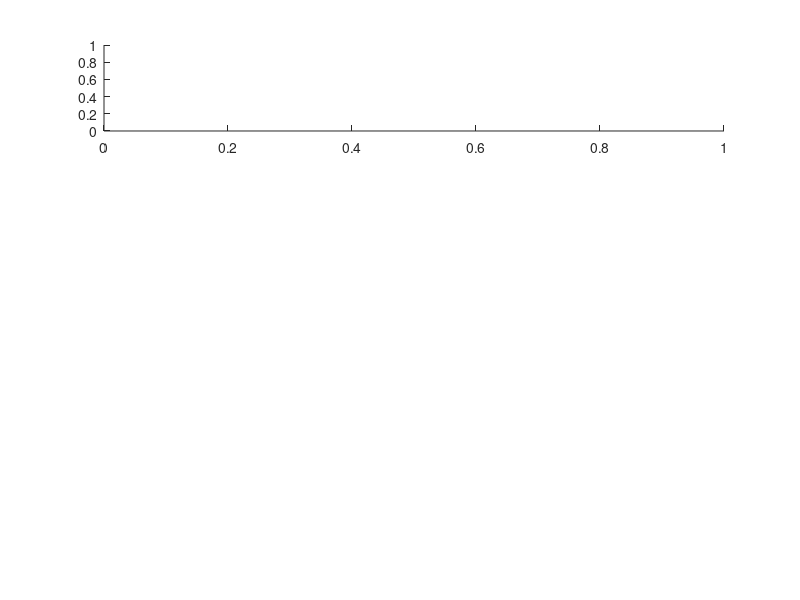

Here is the MATLAB script that generated this plot: (Note: this script raises an error after producing the figure.)
clear all; close all; clc;
k = 75; % heuristic filter window size
%% EXPERIMENT 4
load('2017-11-22-11-25-20'); % misses 10th stride
expIndex = 4; nGT = 18; % actual number of strides
figure(expIndex); clf; set(gcf, 'position', [565 165 842 545]);
subplot(4,1,1); % OPTIMAL DETECTOR (RAW DATA)
[zv, n, strideIndex] = heuristic_zv_filter_and_stride_detector(zv_shoe_opt, 1);
fprintf(sprintf('There are %i strides detected by (filtered) SHOE ZV detector in experiment %i.\n', n, expIndex));
plot(ts, zv_shoe_opt, 'LineWidth', 1.5, 'Color', 'k'); hold on;
plot(ts(strideIndex), zv(strideIndex), 'ko', 'LineWidth', 1.1, 'MarkerSize', 8, 'MarkerFaceColor', 'r');
grid on; set(gca, 'GridLineStyle', '--'); axis tight;
set(gca, 'position', [0.0437    0.77    0.948    0.17]);
h = legend('ZV labels', 'strides'); set(h, 'FontSize', 12, 'location', 'southeast');
set(gca, 'YTick', [0,1], 'YTickLabel', {'0','1'}); 
set(gca, 'XTickLabel', {'','','','','',''}); set(gca, 'FontSize', 12);
ylabel('ZV labels', 'FontSize', 12, 'FontWeight', 'normal');
titleText = sprintf('Optimal ZUPT Detector (SHOE) - %i/%i strides detected', n, nGT);
h = title(titleText); set(h, 'position', [13.3280 1.0985 0]);

subplot(4,1,2); % OPTIMAL DETECTOR (FILTERED DATA)
[zv_shoe_opt_filtered, n, strideIndex] = heuristic_zv_filter_and_stride_detector(zv_shoe_opt, k);
fprintf(sprintf('There are %i strides detected by (filtered) SHOE ZV detector in experiment %i.\n', n, expIndex));
plot(ts, zv_shoe_opt_filtered, 'LineWidth', 1.5, 'Color', 'k'); hold on;
plot(ts(strideIndex), zv_shoe_opt_filtered(strideIndex), 'ko', 'LineWidth', 1.1, 'MarkerSize', 8, 'MarkerFaceColor', 'r');
grid on; set(gca, 'GridLineStyle', '--'); axis tight;
set(gca, 'position', [0.0437    0.54    0.948    0.17]);
h = legend('ZV labels', 'strides'); set(h, 'FontSize', 12, 'location', 'southeast');
set(gca, 'YTick', [0,1], 'YTickLabel', {'0','1'});
set(gca, 'XTickLabel', {'','','','','',''}); set(gca, 'FontSize', 12);
ylabel('ZV labels', 'FontSize', 12, 'FontWeight', 'normal');
titleText = sprintf('ZUPT Detector (SHOE filtered) - %i/%i strides detected', n, nGT);
h = title(titleText); set(h, 'position', [13.3280 1.0985 0]);

subplot(4,1,3); % SUPPLEMENTARY DETECTOR (FILTERED DATA)
[zv, n, strideIndex] = heuristic_zv_filter_and_stride_detector(zv_vicon_opt, k);
fprintf(sprintf('There are %i strides detected by (filtered) VICON ZV detector in experiment %i.\n', n, expIndex));
plot(ts, zv, 'LineWidth', 1.5, 'Color', 'k');
hold on;
plot(ts(strideIndex), zv(strideIndex), 'ko', 'LineWidth', 1.1, 'MarkerSize', 8, 'MarkerFaceColor', 'r');
grid on; set(gca, 'GridLineStyle', '--'); axis tight;
set(gca, 'position', [0.0437    0.31    0.948    0.17]);
h = legend('ZV labels', 'strides'); set(h, 'FontSize', 12, 'location', 'southeast');
set(gca, 'YTick', [0,1], 'YTickLabel', {'0','1'}); set(gca, 'FontSize', 12);
set(gca, 'XTickLabel', {'','','','','',''}); set(gca, 'FontSize', 12);
ylabel('ZV labels', 'FontSize', 12, 'FontWeight', 'normal');
titleText = sprintf('Supplementary ZUPT Detector (VICON filtered) - %i/%i strides detected', n, nGT);
h = title(titleText); set(h, 'position', [13.3280 1.0985 0]);

subplot(4,1,4); % COMBINED DETECTOR
tolerance = 1e-4;  % Define a small tolerance
indexStart = find(abs(ts-14.005) < tolerance);
indexEnd = find(abs(ts-14.0701) < tolerance);
T = 0;
zv = zv_shoe_opt_filtered; zv(indexStart-T:indexEnd+T) = 1;
[zv, n, strideIndex] = heuristic_zv_filter_and_stride_detector(zv, 1);
fprintf(sprintf('There are %i strides detected by combined ZV detector in experiment %i.\n', n, expIndex));
plot(ts, zv, 'LineWidth', 1.5, 'Color', 'k');
hold on;
plot(ts(strideIndex), zv(strideIndex), 'ko', 'LineWidth', 1.1, 'MarkerSize', 8, 'MarkerFaceColor', 'r');
grid on; set(gca, 'GridLineStyle', '--'); axis tight;
set(gca, 'position', [0.0437    0.08    0.948    0.17]);
h = legend('ZV labels', 'strides'); set(h, 'FontSize', 12, 'location', 'southeast');
set(gca, 'YTick', [0,1], 'YTickLabel', {'0','1'}); set(gca, 'FontSize', 12);
ylabel('ZV labels', 'FontSize', 12, 'FontWeight', 'normal');
titleText = sprintf('Combined ZUPT Detector - %i/%i strides detected', n, nGT);
h = title(titleText); set(h, 'position', [13.3280 1.0985 0]);
h = xlabel('Time [s]', 'FontSize', 14); set(h, 'Position', [13.2921   -0.1649   -1.0000]);
print(sprintf('-f%i', expIndex),sprintf('experiment%i_ZUPT_detectors_strides', expIndex),'-dpng','-r800');
%% EXPERIMENT 6
load('2017-11-22-11-26-46'); % misses 9th stride
expIndex = 6; nGT = 24; % actual number of strides
figure(expIndex); clf; set(gcf, 'position', [565 165 842 545]);
subplot(4,1,1); % OPTIMAL DETECTOR (RAW DATA)
[zv, n, strideIndex] = heuristic_zv_filter_and_stride_detector(zv_ared_opt, 1);
fprintf(sprintf('There are %i strides detected by (filtered) ARED ZV detector in experiment %i.\n', n, expIndex));
plot(ts, zv_ared_opt, 'LineWidth', 1.5, 'Color', 'k'); hold on;
plot(ts(strideIndex), zv(strideIndex), 'ko', 'LineWidth', 1.1, 'MarkerSize', 8, 'MarkerFaceColor', 'r');
grid on; set(gca, 'GridLineStyle', '--'); axis tight;
set(gca, 'position', [0.0437    0.77    0.948    0.17]);
h = legend('ZV labels', 'strides'); set(h, 'FontSize', 12, 'location', 'southeast');
set(gca, 'YTick', [0,1], 'YTickLabel', {'0','1'}); 
set(gca, 'XTickLabel', {'','','','','',''}); set(gca, 'FontSize', 12);
ylabel('ZV labels', 'FontSize', 12, 'FontWeight', 'normal');
titleText = sprintf('Optimal ZUPT Detector (ARED) - %i/%i strides detected', n, nGT);
h = title(titleText); set(h, 'position', [13.3280 1.0985 0]);

subplot(4,1,2); % OPTIMAL DETECTOR (FILTERED DATA)
[zv_ared_opt_filtered, n, strideIndex] = heuristic_zv_filter_and_stride_detector(zv_ared_opt, k);
fprintf(sprintf('There are %i strides detected by (filtered) ARED ZV detector in experiment %i.\n', n, expIndex));
plot(ts, zv_ared_opt_filtered, 'LineWidth', 1.5, 'Color', 'k'); hold on;
plot(ts(strideIndex), zv_ared_opt_filtered(strideIndex), 'ko', 'LineWidth', 1.1, 'MarkerSize', 8, 'MarkerFaceColor', 'r');
grid on; set(gca, 'GridLineStyle', '--'); axis tight;
set(gca, 'position', [0.0437    0.54    0.948    0.17]);
h = legend('ZV labels', 'strides'); set(h, 'FontSize', 12, 'location', 'southeast');
set(gca, 'YTick', [0,1], 'YTickLabel', {'0','1'});
set(gca, 'XTickLabel', {'','','','','',''}); set(gca, 'FontSize', 12);
ylabel('ZV labels', 'FontSize', 12, 'FontWeight', 'normal');
titleText = sprintf('ZUPT Detector (ARED filtered) - %i/%i strides detected', n, nGT);
h = title(titleText); set(h, 'position', [13.3280 1.0985 0]);

subplot(4,1,3); % SUPPLEMENTARY DETECTOR (FILTERED DATA)
[zv, n, strideIndex] = heuristic_zv_filter_and_stride_detector(zv_vicon_opt, k);
fprintf(sprintf('There are %i strides detected by (filtered) VICON ZV detector in experiment %i.\n', n, expIndex));
plot(ts, zv, 'LineWidth', 1.5, 'Color', 'k');
hold on;
plot(ts(strideIndex), zv(strideIndex), 'ko', 'LineWidth', 1.1, 'MarkerSize', 8, 'MarkerFaceColor', 'r');
grid on; set(gca, 'GridLineStyle', '--'); axis tight;
set(gca, 'position', [0.0437    0.31    0.948    0.17]);
h = legend('ZV labels', 'strides'); set(h, 'FontSize', 12, 'location', 'southeast');
set(gca, 'YTick', [0,1], 'YTickLabel', {'0','1'}); set(gca, 'FontSize', 12);
set(gca, 'XTickLabel', {'','','','','',''}); set(gca, 'FontSize', 12);
ylabel('ZV labels', 'FontSize', 12, 'FontWeight', 'normal');
titleText = sprintf('Supplementary ZUPT Detector (VICON filtered) - %i/%i strides detected', n, nGT);
h = title(titleText); set(h, 'position', [13.3280 1.0985 0]);

subplot(4,1,4); % COMBINED DETECTOR
tolerance = 1e-4;  % Define a small tolerance
indexStart = find(abs(ts-12.725) < tolerance);
indexEnd = find(abs(ts-13.135) < tolerance);
T = 0;
zv = zv_ared_opt_filtered; zv(indexStart-T:indexEnd+T) = 1;
[zv, n, strideIndex] = heuristic_zv_filter_and_stride_detector(zv, 1);
fprintf(sprintf('There are %i strides detected by combined ZV detector in experiment %i.\n', n, expIndex));
plot(ts, zv, 'LineWidth', 1.5, 'Color', 'k');
hold on;
plot(ts(strideIndex), zv(strideIndex), 'ko', 'LineWidth', 1.1, 'MarkerSize', 8, 'MarkerFaceColor', 'r');
grid on; set(gca, 'GridLineStyle', '--'); axis tight;
set(gca, 'position', [0.0437    0.08    0.948    0.17]);
h = legend('ZV labels', 'strides'); set(h, 'FontSize', 12, 'location', 'southeast');
set(gca, 'YTick', [0,1], 'YTickLabel', {'0','1'}); set(gca, 'FontSize', 12);
ylabel('ZV labels', 'FontSize', 12, 'FontWeight', 'normal');
titleText = sprintf('Combined ZUPT Detector - %i/%i strides detected', n, nGT);
h = title(titleText); set(h, 'position', [13.3280 1.0985 0]);
h = xlabel('Time [s]', 'FontSize', 14); set(h, 'Position', [13.2921   -0.1649   -1.0000]);
print(sprintf('-f%i', expIndex),sprintf('experiment%i_ZUPT_detectors_strides', expIndex),'-dpng','-r800');
%% EXPERIMENT 11
load('2017-11-22-11-35-59'); % misses 7th stride
figure(11);
subplot(2,1,1);
[zv, n, strideIndex] = heuristic_zv_filter_and_stride_detector(zv_shoe_opt, k);
fprintf('There are %i strides detected by (filtered) SHOE zupt detector in experiment 11.\n', n);
plot(ts, zv, 'LineWidth', 1.2);
hold on;
plot(ts(strideIndex), zv(strideIndex), 'rx', 'LineWidth', 1.5);
grid on;
xlabel('Time [s]'); ylabel('ZV labels [shoe filtered]');
legend('ZV labels', 'strides');
subplot(2,1,2);
[zv, n, strideIndex] = heuristic_zv_filter_and_stride_detector(zv_vicon_opt, k);
fprintf('There are %i strides detected by (filtered) VICON zupt detector in experiment 11.\n', n);
plot(ts, zv, 'LineWidth', 1.2);
hold on;
plot(ts(strideIndex), zv(strideIndex), 'rx', 'LineWidth', 1.5);
grid on;
xlabel('Time [s]'); ylabel('ZV labels [vicon filtered]');
legend('ZV labels', 'strides');
%% EXPERIMENT 18
load('2017-11-22-11-48-35'); % misses 7th stride
figure(18);
subplot(2,1,1);
[zv, n, strideIndex] = heuristic_zv_filter_and_stride_detector(zv_shoe_opt, k);
fprintf('There are %i strides detected by (filtered) SHOE zupt detector in experiment 18.\n', n);
plot(ts, zv, 'LineWidth', 1.2);
hold on;
plot(ts(strideIndex), zv(strideIndex), 'rx', 'LineWidth', 1.5);
grid on;
xlabel('Time [s]'); ylabel('ZV labels [shoe filtered]');
legend('ZV labels', 'strides');
subplot(2,1,2);
[zv, n, strideIndex] = heuristic_zv_filter_and_stride_detector(zv_vicon_opt, k);
fprintf('There are %i strides detected by (filtered) VICON zupt detector in experiment 18.\n', n);
plot(ts, zv, 'LineWidth', 1.2);
hold on;
plot(ts(strideIndex), zv(strideIndex), 'rx', 'LineWidth', 1.5);
grid on;
xlabel('Time [s]'); ylabel('ZV labels [vicon filtered]');
legend('ZV labels', 'strides');
%% EXPERIMENT 27
load('2017-11-27-11-12-44.mat'); % misses strides {9, 16, 17, 18}
% first three strides can be retrieved by VICON zupt detector while the
% last one can be retrieved by MBGTD
figure(27);
subplot(4,1,1);
[zv, n, strideIndex] = heuristic_zv_filter_and_stride_detector(zv_shoe_opt, k);
fprintf('There are %i strides detected by (filtered) SHOE zupt detector in experiment 27.\n', n);
plot(ts, zv, 'LineWidth', 1.2);
hold on;
plot(ts(strideIndex), zv(strideIndex), 'rx', 'LineWidth', 1.5);
grid on;
xlabel('Time [s]'); ylabel('ZV labels [shoe filtered]');
legend('ZV labels', 'strides');
subplot(4,1,2);
[zv, n, strideIndex] = heuristic_zv_filter_and_stride_detector(zv_vicon_opt, k);
fprintf('There are %i strides detected by (filtered) VICON zupt detector in experiment 27.\n', n);
plot(ts, zv, 'LineWidth', 1.2);
hold on;
plot(ts(strideIndex), zv(strideIndex), 'rx', 'LineWidth', 1.5);
grid on;
xlabel('Time [s]'); ylabel('ZV labels [vicon filtered]');
legend('ZV labels', 'strides');
subplot(4,1,3);
[zv, n, strideIndex] = heuristic_zv_filter_and_stride_detector(zv_ared_opt, k);
fprintf('There are %i strides detected by (filtered) ARED zupt detector in experiment 27.\n', n);
plot(ts, zv, 'LineWidth', 1.2);
hold on;
plot(ts(strideIndex), zv(strideIndex), 'rx', 'LineWidth', 1.5);
grid on;
xlabel('Time [s]'); ylabel('ZV labels [ared filtered]');
legend('ZV labels', 'strides');
subplot(4,1,4);
[zv, n, strideIndex] = heuristic_zv_filter_and_stride_detector(zv_mbgtd_opt, k);
fprintf('There are %i strides detected by (filtered) MBGTD zupt detector in experiment 27.\n', n);
plot(ts, zv, 'LineWidth', 1.2);
hold on;
plot(ts(strideIndex), zv(strideIndex), 'rx', 'LineWidth', 1.5);
grid on;
xlabel('Time [s]'); ylabel('ZV labels [MBGTD filtered]');
legend('ZV labels', 'strides');